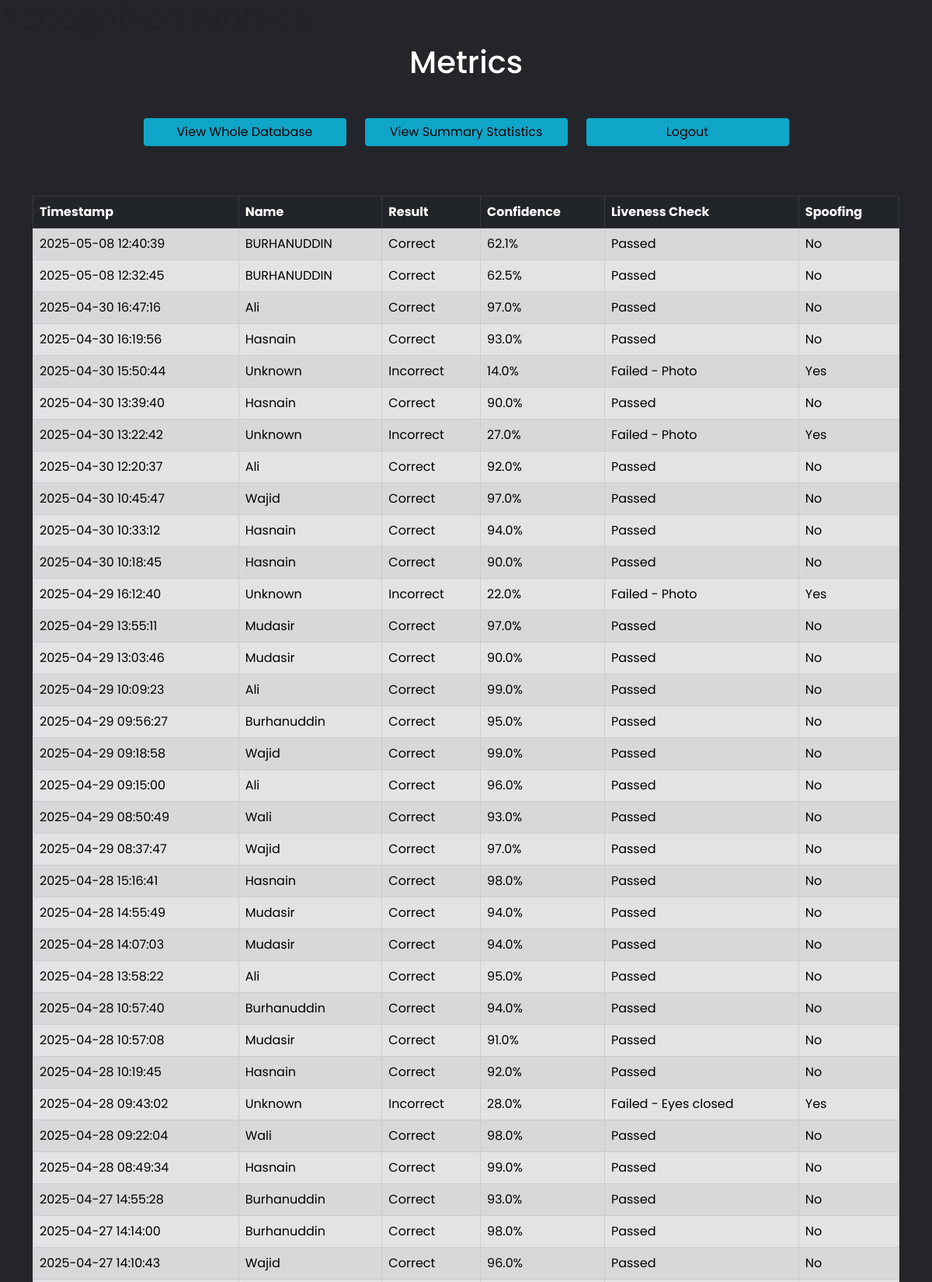
The app's page /metrics (upper part) with its own data.
### tables this page shows
CREATE TABLE RecognitionLogs (id INTEGER PRIMARY KEY AUTOINCREMENT, timestamp TEXT, name TEXT, recognition_result TEXT, is_spoofing BOOLEAN, confidence REAL, liveness_check TEXT);

### app.py (the view)
@app.route('/metrics', methods=["GET", "POST"])
def metrics():
        conn = sqlite3.connect('information.db')
        conn.row_factory = sqlite3.Row  # This enables column access by name
        date_filter = request.form.get('date_filter')
        name_filter = request.form.get('name_filter')
        result_filter = request.form.get('result_filter')
        query = "SELECT * FROM RecognitionLogs WHERE 1=1"
        params = []
        if date_filter:
            query += " AND date(timestamp) = ?"
            params.append(date_filter)
        if name_filter and name_filter != "All":
            query += " AND name = ?"
            params.append(name_filter)
        if result_filter and result_filter != "All":
            if result_filter == "Spoofing":
                query += " AND is_spoofing = 1"
            else:
                query += " AND recognition_result = ?"
                params.append(result_filter)
        query += " ORDER BY timestamp DESC"
        cur = conn.cursor()
        cur.execute(query, params)
        rows = cur.fetchall()
        cur.execute("SELECT DISTINCT name FROM RecognitionLogs WHERE name != 'Unknown' ORDER BY name")
        names = [row['name'] for row in cur.fetchall()]
        conn.close()
        return render_template('RecognitionMetrics.html', rows=rows, names=names, selected_date=date_filter, selected_name=name_filter, selected_result=result_filter)

### templates/RecognitionMetrics.html (shortened to what this page needs)
<!DOCTYPE html>
<html>
<head>
    <link href="https://cdn.jsdelivr.net/npm/bootstrap@5.0.2/dist/css/bootstrap.min.css" rel="stylesheet"
>
    <link rel="stylesheet" href="{{ url_for('static', filename='css/style.css') }}">
</head>
<body>
    <h1>Recognition Metrics</h1>
    <div class="container">
        <h1 class="text-center mb-5 text-white">Metrics</h1>
        <div class="row mb-5 justify-content-center">
            <div class="col-md-3">
                <form class="mb-3 w-100" action="/whole" method="post">
                    <button class="btn btn-primary blue-btn w-100">View Whole Database</button>
                </form>
            </div>
            <div class="col-md-3">
                <form class="mb-3 w-100" action="/metrics_summary" method="post">
                    <button class="btn btn-primary blue-btn w-100">View Summary Statistics</button>
                </form>
            </div>
            <div class="col-md-3">
                <form class="mb-3 w-100" action="/" method="GET">
                    <button class="btn btn-primary blue-btn w-100">Logout</button>
                </form>
            </div>
        </div>
        <div class="row">
            <div class="col-md-12">
                <table class="table table-secondary table-striped table-bordered table-hover mb-5">
                    <thead class="table-dark">
                        <tr>
                            <th>Timestamp</th>
                            <th>Name</th>
                            <th>Result</th>
                            <th>Confidence</th>
                            <th>Liveness Check</th>
                            <th>Spoofing</th>
                        </tr>
                    </thead>
                    <tbody>
                        {% for row in rows %}
                        <tr>
                            <td>{{ row['timestamp'] }}</td>
                            <td>{{ row['name'] }}</td>
                            <td>{{ row['recognition_result'] }}</td>
                            <td>{% if row['confidence'] %}{{ "%.1f"|format(row['confidence']*100) }}%{% else %}N/A{% endif %}</td>
                            <td>{{ row['liveness_check'] }}</td>
                            <td>{% if row['is_spoofing'] %}Yes{% else %}No{% endif %}</td>
                        </tr>
                        {% endfor %}
                    </tbody>
                </table>
            </div>
        </div>
    </div>
</body>
</html>

### static/css/style.css (style rules this page uses)
* { margin: 0; padding: 0; box-sizing: border-box; font-family: "Poppins", sans-serif; }
body { background: #23252a; }
.blue-btn { background-color: #0fa6c9 !important; color: black !important; border: white !important; }

### records on screen
RecognitionLogs: timestamp "2025-05-08 12:40:39", name "BURHANUDDIN", recognition_result "Correct", row['confidence']*100 "62.1", liveness_check "Passed", is_spoofing "No"
RecognitionLogs: timestamp "2025-05-08 12:32:45", name "BURHANUDDIN", recognition_result "Correct", row['confidence']*100 "62.5", liveness_check "Passed", is_spoofing "No"
RecognitionLogs: timestamp "2025-04-30 16:47:16", name "Ali", recognition_result "Correct", row['confidence']*100 "97.0", liveness_check "Passed", is_spoofing "No"
RecognitionLogs: timestamp "2025-04-30 16:19:56", name "Hasnain", recognition_result "Correct", row['confidence']*100 "93.0", liveness_check "Passed", is_spoofing "No"
RecognitionLogs: timestamp "2025-04-30 15:50:44", name "Unknown", recognition_result "Incorrect", row['confidence']*100 "14.0", liveness_check "Failed - Photo", is_spoofing "Yes"
RecognitionLogs: timestamp "2025-04-30 13:39:40", name "Hasnain", recognition_result "Correct", row['confidence']*100 "90.0", liveness_check "Passed", is_spoofing "No"
RecognitionLogs: timestamp "2025-04-30 13:22:42", name "Unknown", recognition_result "Incorrect", row['confidence']*100 "27.0", liveness_check "Failed - Photo", is_spoofing "Yes"
RecognitionLogs: timestamp "2025-04-30 12:20:37", name "Ali", recognition_result "Correct", row['confidence']*100 "92.0", liveness_check "Passed", is_spoofing "No"
RecognitionLogs: timestamp "2025-04-30 10:45:47", name "Wajid", recognition_result "Correct", row['confidence']*100 "97.0", liveness_check "Passed", is_spoofing "No"
RecognitionLogs: timestamp "2025-04-30 10:33:12", name "Hasnain", recognition_result "Correct", row['confidence']*100 "94.0", liveness_check "Passed", is_spoofing "No"
RecognitionLogs: timestamp "2025-04-30 10:18:45", name "Hasnain", recognition_result "Correct", row['confidence']*100 "90.0", liveness_check "Passed", is_spoofing "No"
RecognitionLogs: timestamp "2025-04-29 16:12:40", name "Unknown", recognition_result "Incorrect", row['confidence']*100 "22.0", liveness_check "Failed - Photo", is_spoofing "Yes"
RecognitionLogs: timestamp "2025-04-29 13:55:11", name "Mudasir", recognition_result "Correct", row['confidence']*100 "97.0", liveness_check "Passed", is_spoofing "No"
RecognitionLogs: timestamp "2025-04-29 13:03:46", name "Mudasir", recognition_result "Correct", row['confidence']*100 "90.0", liveness_check "Passed", is_spoofing "No"
RecognitionLogs: timestamp "2025-04-29 10:09:23", name "Ali", recognition_result "Correct", row['confidence']*100 "99.0", liveness_check "Passed", is_spoofing "No"
RecognitionLogs: timestamp "2025-04-29 09:56:27", name "Burhanuddin", recognition_result "Correct", row['confidence']*100 "95.0", liveness_check "Passed", is_spoofing "No"
RecognitionLogs: timestamp "2025-04-29 09:18:58", name "Wajid", recognition_result "Correct", row['confidence']*100 "99.0", liveness_check "Passed", is_spoofing "No"
RecognitionLogs: timestamp "2025-04-29 09:15:00", name "Ali", recognition_result "Correct", row['confidence']*100 "96.0", liveness_check "Passed", is_spoofing "No"
RecognitionLogs: timestamp "2025-04-29 08:50:49", name "Wali", recognition_result "Correct", row['confidence']*100 "93.0", liveness_check "Passed", is_spoofing "No"
RecognitionLogs: timestamp "2025-04-29 08:37:47", name "Wajid", recognition_result "Correct", row['confidence']*100 "97.0", liveness_check "Passed", is_spoofing "No"
RecognitionLogs: timestamp "2025-04-28 15:16:41", name "Hasnain", recognition_result "Correct", row['confidence']*100 "98.0", liveness_check "Passed", is_spoofing "No"
RecognitionLogs: timestamp "2025-04-28 14:55:49", name "Mudasir", recognition_result "Correct", row['confidence']*100 "94.0", liveness_check "Passed", is_spoofing "No"
RecognitionLogs: timestamp "2025-04-28 14:07:03", name "Mudasir", recognition_result "Correct", row['confidence']*100 "94.0", liveness_check "Passed", is_spoofing "No"
RecognitionLogs: timestamp "2025-04-28 13:58:22", name "Ali", recognition_result "Correct", row['confidence']*100 "95.0", liveness_check "Passed", is_spoofing "No"
RecognitionLogs: timestamp "2025-04-28 10:57:40", name "Burhanuddin", recognition_result "Correct", row['confidence']*100 "94.0", liveness_check "Passed", is_spoofing "No"
RecognitionLogs: timestamp "2025-04-28 10:57:08", name "Mudasir", recognition_result "Correct", row['confidence']*100 "91.0", liveness_check "Passed", is_spoofing "No"
RecognitionLogs: timestamp "2025-04-28 10:19:45", name "Hasnain", recognition_result "Correct", row['confidence']*100 "92.0", liveness_check "Passed", is_spoofing "No"
RecognitionLogs: timestamp "2025-04-28 09:43:02", name "Unknown", recognition_result "Incorrect", row['confidence']*100 "28.0", liveness_check "Failed - Eyes closed", is_spoofing "Yes"
RecognitionLogs: timestamp "2025-04-28 09:22:04", name "Wali", recognition_result "Correct", row['confidence']*100 "98.0", liveness_check "Passed", is_spoofing "No"
RecognitionLogs: timestamp "2025-04-28 08:49:34", name "Hasnain", recognition_result "Correct", row['confidence']*100 "99.0", liveness_check "Passed", is_spoofing "No"
RecognitionLogs: timestamp "2025-04-27 14:55:28", name "Burhanuddin", recognition_result "Correct", row['confidence']*100 "93.0", liveness_check "Passed", is_spoofing "No"
RecognitionLogs: timestamp "2025-04-27 14:14:00", name "Burhanuddin", recognition_result "Correct", row['confidence']*100 "98.0", liveness_check "Passed", is_spoofing "No"
RecognitionLogs: timestamp "2025-04-27 14:10:43", name "Wajid", recognition_result "Correct", row['confidence']*100 "96.0", liveness_check "Passed", is_spoofing "No"
